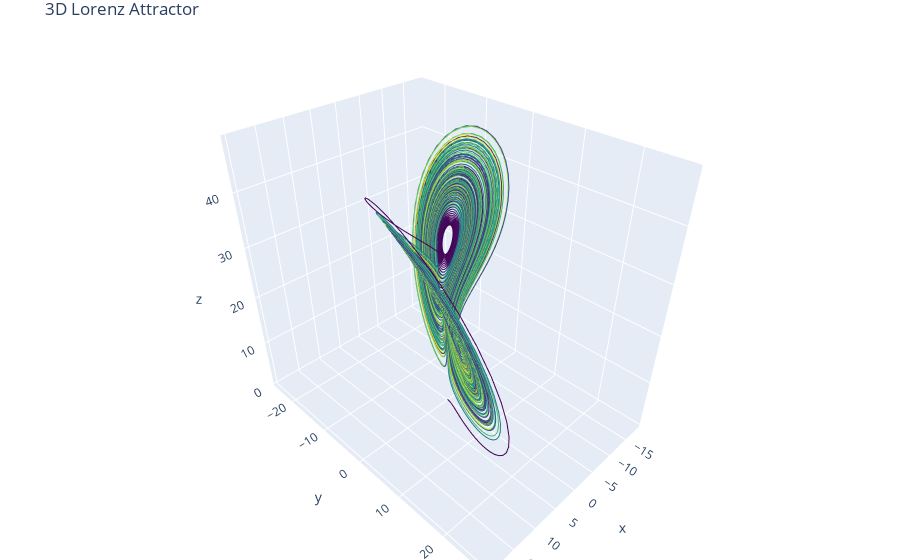

The notebook cell this image was saved under:
### Markdown cell above
The next step is to conduct a "nature run". We again integrate from $0 \leq T \leq 200$ with the given parameters.

Furthermore, we add a so called "stride" to save every second oberservation. In other words, we make observation with $\Delta t_{ \text{obs}} = 0.02$ and add some $\varepsilon \sim \mathcal{N}(0, 1)$.

Observe that our model state space and observation space have the same dimension, so we use 
$$ H:= \begin{pmatrix}
1 & 0 & 0 \\
0 & 1 & 0 \\
0 & 0 & 1
\end{pmatrix}.$$

### Code cell
T = 200.0   # Simulating for T = 200 (instructed in problem setting)
n_truth = int(T / dt)    
x0_truth = np.array([1.0, 1.0, 1.0])    # True X observation
org_time = np.linspace(0, 200, 20001)

truth = integrate(x0_truth, n_truth) 

stride = 2
obs_times_idx = np.arange(0, truth.shape[0], stride)
obs_times = obs_times_idx * dt

obs_noise_std = 1
H = np.eye(3)      # LINEAR OPERATOR H
y_obs = truth[obs_times_idx] + np.random.normal(0, obs_noise_std, size=(len(obs_times_idx), 3))

trace = go.Scatter3d(
    x=truth[:, 0], y=truth[:, 1], z=truth[:, 2],
    mode="lines",
    line=dict(
        width=2,
        color=org_time,
        colorscale="Viridis"
    )
)

layout = go.Layout(
    title="3D Lorenz Attractor",
    scene=dict(
        xaxis=dict(title="x"),
        yaxis=dict(title="y"),
        zaxis=dict(title="z"),
    ),
    margin=dict(l=0, r=0, b=0, t=30)
)

fig = go.Figure(data=[trace], layout=layout)

fig.show()

### Figure 1 — Plotly figure (JSON) as saved in the notebook; plotly's stock layout.template omitted (floating-point values rounded to 4 significant figures; data arrays with more than 128 entries replaced by an {"elided": "..."} marker saying what was removed)
{"data": [{"line": {"color": {"elided": "20001 float values"}, "colorscale": [[0, "#440154"], [0.1111, "#482878"], [0.2222, "#3e4989"], [0.3333, "#31688e"], [0.4444, "#26828e"], [0.5556, "#1f9e89"], [0.6667, "#35b779"], [0.7778, "#6ece58"], [0.8889, "#b5de2b"], [1, "#fde725"]], "width": 2}, "mode": "lines", "type": "scatter3d", "x": {"elided": "20001 float values"}, "y": {"elided": "20001 float values"}, "z": {"elided": "20001 float values"}}], "layout": {"margin": {"b": 0, "l": 0, "r": 0, "t": 30}, "scene": {"xaxis": {"title": {"text": "x"}}, "yaxis": {"title": {"text": "y"}}, "zaxis": {"title": {"text": "z"}}}, "title": {"text": "3D Lorenz Attractor"}}}
